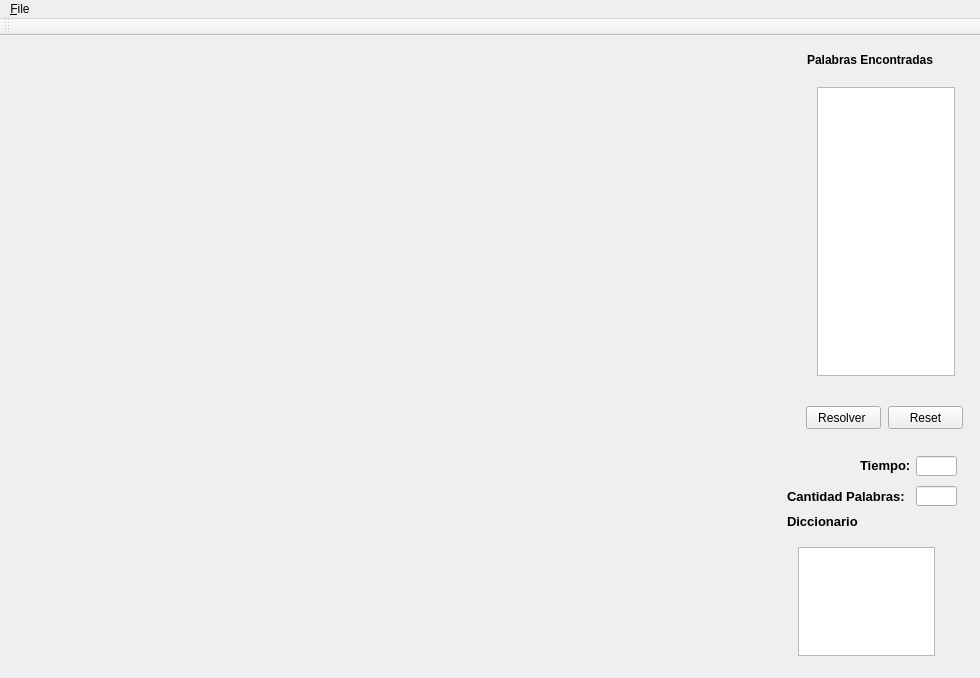
<?xml version="1.0" encoding="UTF-8"?>
<ui version="4.0">
 <class>MainWindow</class>
 <widget class="QMainWindow" name="MainWindow">
  <property name="geometry">
   <rect>
    <x>0</x>
    <y>0</y>
    <width>980</width>
    <height>678</height>
   </rect>
  </property>
  <property name="windowTitle">
   <string>Letter Soup Resolver</string>
  </property>
  <widget class="QWidget" name="centralWidget">
   <widget class="QWidget" name="gridLayoutWidget">
    <property name="geometry">
     <rect>
      <x>10</x>
      <y>10</y>
      <width>771</width>
      <height>621</height>
     </rect>
    </property>
    <layout class="QGridLayout" name="gridLayout"/>
   </widget>
   <widget class="QWidget" name="gridLayoutWidget_2">
    <property name="geometry">
     <rect>
      <x>806</x>
      <y>40</y>
      <width>160</width>
      <height>311</height>
     </rect>
    </property>
    <layout class="QGridLayout" name="gridLayout_2">
     <item row="0" column="0">
      <widget class="QListWidget" name="lw_palabrasEncontradas"/>
     </item>
    </layout>
   </widget>
   <widget class="QLabel" name="label">
    <property name="geometry">
     <rect>
      <x>807</x>
      <y>16</y>
      <width>141</width>
      <height>16</height>
     </rect>
    </property>
    <property name="font">
     <font>
      <pointsize>9</pointsize>
      <weight>75</weight>
      <bold>true</bold>
     </font>
    </property>
    <property name="text">
     <string>Palabras Encontradas</string>
    </property>
   </widget>
   <widget class="QPushButton" name="Resolver">
    <property name="geometry">
     <rect>
      <x>806</x>
      <y>370</y>
      <width>75</width>
      <height>23</height>
     </rect>
    </property>
    <property name="text">
     <string>Resolver </string>
    </property>
   </widget>
   <widget class="QLineEdit" name="le_tiempo">
    <property name="geometry">
     <rect>
      <x>916</x>
      <y>420</y>
      <width>41</width>
      <height>20</height>
     </rect>
    </property>
   </widget>
   <widget class="QLineEdit" name="le_cantidadPalabras">
    <property name="geometry">
     <rect>
      <x>916</x>
      <y>450</y>
      <width>41</width>
      <height>20</height>
     </rect>
    </property>
   </widget>
   <widget class="QLabel" name="label_2">
    <property name="geometry">
     <rect>
      <x>860</x>
      <y>421</y>
      <width>51</width>
      <height>16</height>
     </rect>
    </property>
    <property name="font">
     <font>
      <pointsize>10</pointsize>
      <weight>75</weight>
      <bold>true</bold>
     </font>
    </property>
    <property name="text">
     <string>Tiempo: </string>
    </property>
   </widget>
   <widget class="QLabel" name="label_3">
    <property name="geometry">
     <rect>
      <x>787</x>
      <y>450</y>
      <width>121</width>
      <height>21</height>
     </rect>
    </property>
    <property name="font">
     <font>
      <pointsize>10</pointsize>
      <weight>75</weight>
      <bold>true</bold>
     </font>
    </property>
    <property name="text">
     <string>Cantidad Palabras:</string>
    </property>
   </widget>
   <widget class="QWidget" name="gridLayoutWidget_3">
    <property name="geometry">
     <rect>
      <x>787</x>
      <y>500</y>
      <width>159</width>
      <height>131</height>
     </rect>
    </property>
    <layout class="QGridLayout" name="gridLayout_3">
     <item row="0" column="0">
      <widget class="QListWidget" name="lw_Diccinario"/>
     </item>
    </layout>
   </widget>
   <widget class="QLabel" name="label_4">
    <property name="geometry">
     <rect>
      <x>787</x>
      <y>470</y>
      <width>71</width>
      <height>30</height>
     </rect>
    </property>
    <property name="font">
     <font>
      <pointsize>10</pointsize>
      <weight>75</weight>
      <bold>true</bold>
     </font>
    </property>
    <property name="text">
     <string>Diccionario</string>
    </property>
   </widget>
   <widget class="QPushButton" name="btn_reset">
    <property name="geometry">
     <rect>
      <x>888</x>
      <y>370</y>
      <width>75</width>
      <height>23</height>
     </rect>
    </property>
    <property name="text">
     <string>Reset</string>
    </property>
   </widget>
  </widget>
  <widget class="QMenuBar" name="menuBar">
   <property name="geometry">
    <rect>
     <x>0</x>
     <y>0</y>
     <width>980</width>
     <height>21</height>
    </rect>
   </property>
   <widget class="QMenu" name="menuFile">
    <property name="title">
     <string>&amp;File</string>
    </property>
    <addaction name="actionCargarDiccionario"/>
    <addaction name="actionCargarSopa"/>
    <addaction name="actionLimite"/>
   </widget>
   <addaction name="menuFile"/>
  </widget>
  <widget class="QToolBar" name="mainToolBar">
   <attribute name="toolBarArea">
    <enum>TopToolBarArea</enum>
   </attribute>
   <attribute name="toolBarBreak">
    <bool>false</bool>
   </attribute>
  </widget>
  <action name="actionCargarDiccionario">
   <property name="text">
    <string>cargarDiccionario</string>
   </property>
   <property name="toolTip">
    <string>Cargar Palabras</string>
   </property>
   <property name="shortcut">
    <string>Ctrl+D</string>
   </property>
  </action>
  <action name="actionCargarSopa">
   <property name="text">
    <string>CargarSopa</string>
   </property>
   <property name="toolTip">
    <string>Elija una Sopa</string>
   </property>
   <property name="shortcut">
    <string>Ctrl+F</string>
   </property>
  </action>
  <action name="actionLimite">
   <property name="text">
    <string>Limite</string>
   </property>
   <property name="toolTip">
    <string>Limite Minimo de Letras en La Palabra</string>
   </property>
   <property name="shortcut">
    <string>Ctrl+L</string>
   </property>
  </action>
 </widget>
 <layoutdefault spacing="6" margin="11"/>
 <resources/>
 <connections/>
</ui>
